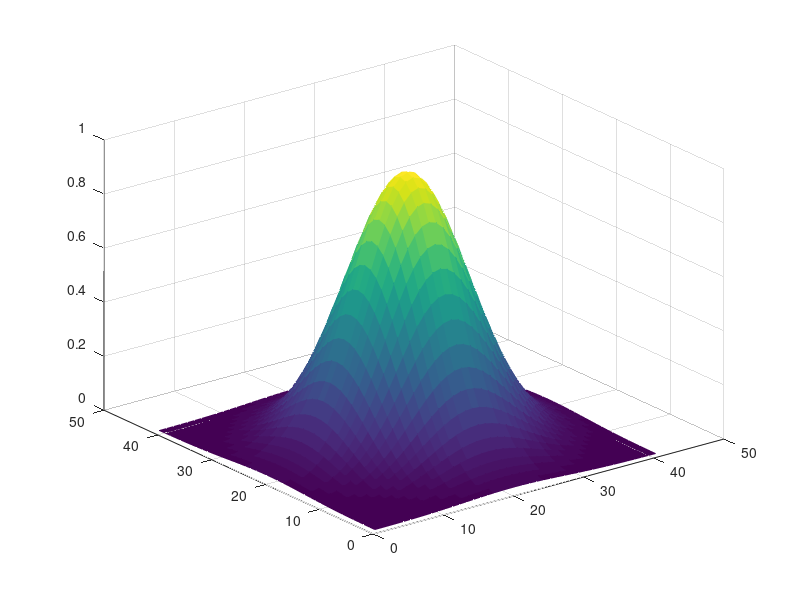
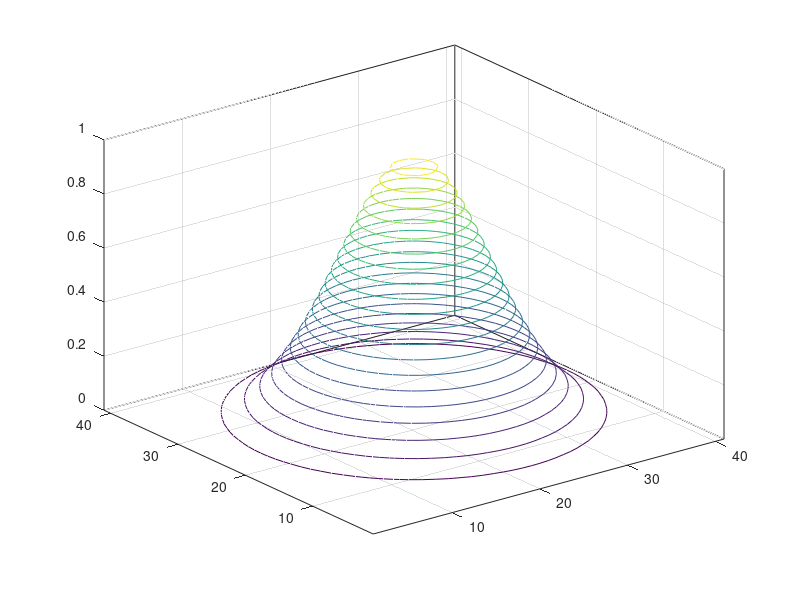

Reproduce these figures in MATLAB, in order.
clc
clear all
close all

% definir la funcion a graficar
[x,y] = meshgrid(-2:0.1:2, -2:0.1:2);
z = sqrt(8-x.^2-y.^2);% funcion a graficar
z = exp(-x.^2-y.^2)
figure(1)
%surf(z,'FaceaAlpha',0.5, 'EdgeColor','none')
%plot3(x,y,z)
%surfl(x,y,z)
mesh(z,'FaceColor','flat')

figure(2)
contour3(z,20)

